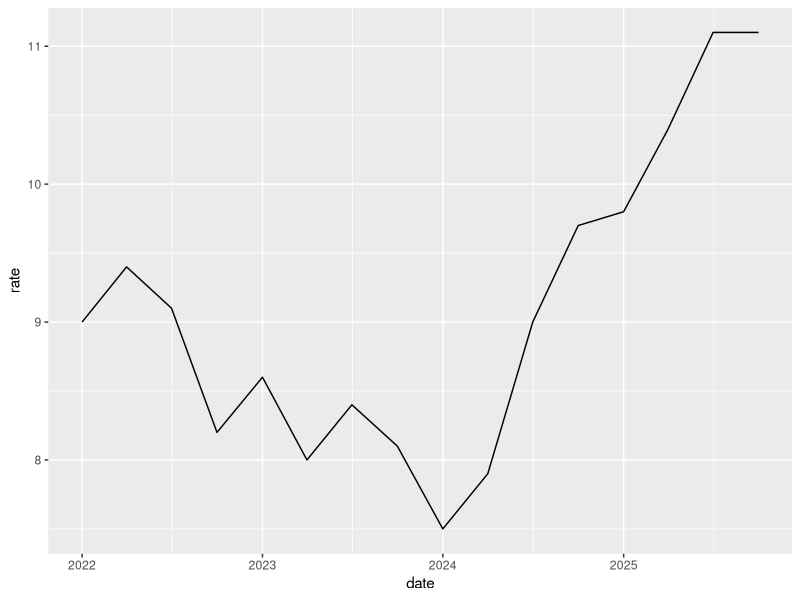

The R script that drew this image:
library(tidyverse)

rates <- read_csv("unemployment.csv")

glimpse(rates)

rates |>
  filter(region == "Jazan") |>
  select(quarter, rate) |>
  mutate(change = round(rate - first(rate), 1))

rates |>
  filter(date == max(date)) |>
  arrange(desc(rate))

rates |>
  group_by(region) |>
  summarise(start = first(rate), end = last(rate))

latest <- rates |>
  filter(region == "Jazan") |>
  pull(rate) |>
  last()
latest

str_glue("Jazan, latest quarter: {latest}%")

jazan <- rates |> filter(region == "Jazan")

ggplot(jazan, aes(date, rate)) +
  geom_line()
